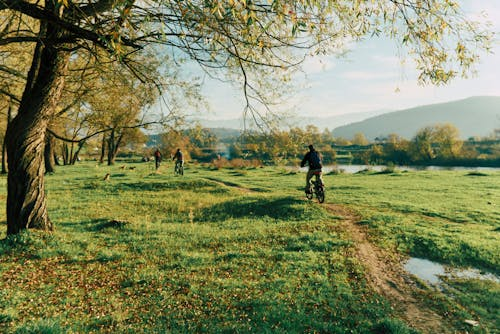
#> input picture images/image2.png, 500 x 334 px
$ python q_5_6.py
#> lines starting #> are read from the running program, lines starting #| are printed output that depends on the picture
import cv2
import numpy as np
import matplotlib.pyplot as plt
import os


# ============================================================
# 1. OWN FILTER2D IMPLEMENTATION (from scratch)
# ============================================================
def filter2d_scratch(image, kernel):
    """
    Simple manual implementation of cv2.filter2D()
    Uses zero padding and convolution.
    """

    img_h, img_w = image.shape
    k_h, k_w = kernel.shape

    pad_h = k_h // 2
    pad_w = k_w // 2

    """ mode="constant" for zero padding
        (In all cases use reflect as this is  the  safest)
        Here pad_h only because 3x3 is a square kernel
    """
    padded = np.pad(image, pad_h, mode="reflect")

    output = np.zeros_like(image, dtype=np.float32)

    # Convolution
    for i in range(img_h):
        for j in range(img_w):
            region = padded[i:i + k_h, j:j + k_w]
            output[i, j] = np.sum(region * kernel)

    # Clip values to valid range
    output = np.clip(output, 0, 255)

    return output.astype(np.uint8)


# ============================================================
# 2. KERNEL DEFINITIONS
# ============================================================

def get_kernels():
    # Average kernel
    avg = np.ones((3, 3)) / 9

    # Sobel
    sobel_x = np.array([[-1, 0, 1],
                        [-2, 0, 2],
                        [-1, 0, 1]])

    sobel_y = np.array([[-1, -2, -1],
                        [0, 0, 0],
                        [1, 2, 1]])

    # Prewitt
    prewitt_x = np.array([[-1, 0, 1],
                          [-1, 0, 1],
                          [-1, 0, 1]])

    prewitt_y = np.array([[-1, -1, -1],
                          [0, 0, 0],
                          [1, 1, 1]])

    # Scharr
    scharr_x = np.array([[-3, 0, 3],
                         [-10, 0, 10],
                         [-3, 0, 3]])

    scharr_y = np.array([[-3, -10, -3],
                         [0, 0, 0],
                         [3, 10, 3]])

    # Laplace
    laplace = np.array([[0, 1, 0],
                        [1, -4, 1],
                        [0, 1, 0]])

    # -------- 4 Custom Kernels --------
    sharpen = np.array([[0, -1, 0],
                        [-1, 5, -1],
                        [0, -1, 0]])

    emboss = np.array([[-2, -1, 0],
                       [-1, 1, 1],
                       [0, 1, 2]])

    edge_enhance = np.array([[0, 0, 0],
                             [-1, 1, 0],
                             [0, 0, 0]])

    box_blur_5 = np.ones((5, 5)) / 25

    return {
        "Average": avg,
        "Sobel X": sobel_x,
        "Sobel Y": sobel_y,
        "Prewitt X": prewitt_x,
        "Prewitt Y": prewitt_y,
        "Scharr X": scharr_x,
        "Scharr Y": scharr_y,
        "Laplace": laplace,
        "Sharpen (custom)": sharpen,
        "Emboss (custom)": emboss,
        "Edge Enhance (custom)": edge_enhance,
        "Box Blur 5x5 (custom)": box_blur_5,
    }


# ============================================================
# 3. APPLY OPENCV FILTERS
# ============================================================
def apply_opencv_filters(image, kernels):
    results = {}

    for name, kernel in kernels.items():

        # Skip custom kernels for built-in requirement
        if "custom" in name.lower() or "Box Blur" in name:
            continue

        filtered = cv2.filter2D(image, -1, kernel)
        results[name] = filtered

    return results


# ============================================================
# 4. APPLY SCRATCH FILTERS
# ============================================================
def apply_scratch_filters(image, kernels):
    results = {}

    for name, kernel in kernels.items():
        filtered = filter2d_scratch(image, kernel)
        results[name] = filtered

    return results


# ============================================================
# 5. DISPLAY & SAVE RESULTS
# ============================================================
def show_results(title, images_dict, original):
    os.makedirs("output_images", exist_ok=True)

    total = len(images_dict) + 1
    cols = 4
    rows = int(np.ceil(total / cols))

    plt.figure(figsize=(12, 3 * rows))

    # Original image
    plt.subplot(rows, cols, 1)
    plt.imshow(original, cmap="gray")
    plt.title("Original")
    plt.axis("off")

    # Filtered images
    for i, (name, img) in enumerate(images_dict.items(), start=2):
        plt.subplot(rows, cols, i)
        plt.imshow(img, cmap="gray")
        plt.title(name)
        plt.axis("off")

    plt.tight_layout()
    plt.savefig(f"output_images/{title}.png")
    plt.close()

    print(f"{title} saved.")


# ============================================================
# 6. MAIN FUNCTION
# ============================================================
def main():

    image = cv2.imread("images/image2.png", cv2.IMREAD_GRAYSCALE)
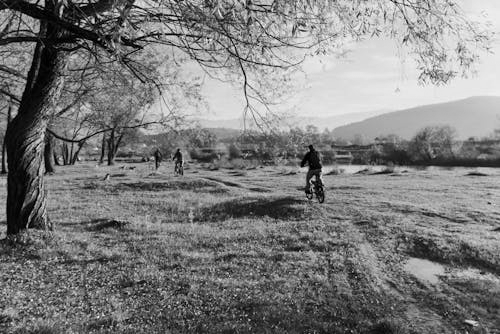
#> image: shape (334, 500); min 0, max 253, mean 125.4

    if image is None:
        print("Error: Image not found.")
        return

    kernels = get_kernels()

    # ----- Part 1: OpenCV filtering -----
    opencv_results = apply_opencv_filters(image, kernels)
#> the loop in apply_opencv_filters, `for name, kernel in kernels.items():` made 12 passes
#> pass 1, in apply_opencv_filters, `filtered = cv2.filter2D(image, -1, kernel)`:
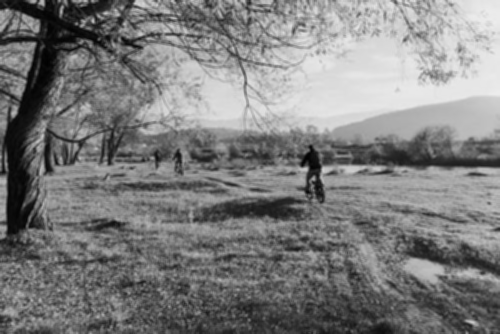
#> filtered: shape (334, 500); min 1, max 236, mean 125.4
#> pass 2, in apply_opencv_filters, `filtered = cv2.filter2D(image, -1, kernel)`:
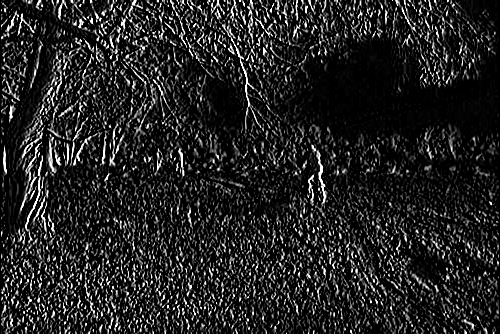
#> filtered: shape (334, 500); min 0, max 255, mean 35.6
#> pass 3, in apply_opencv_filters, `filtered = cv2.filter2D(image, -1, kernel)`:
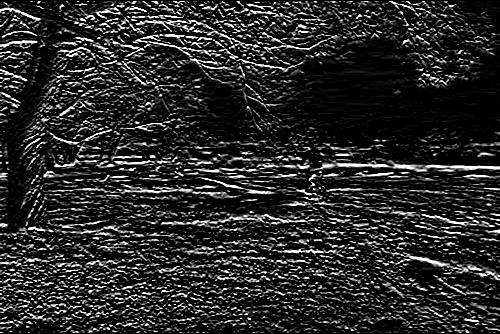
#> filtered: shape (334, 500); min 0, max 255, mean 41
#> after the loop in apply_opencv_filters, `for name, kernel in kernels.items():`: results = 8 items
#> opencv_results = 8 items
    show_results("opencv_filters", opencv_results, image)
#> in show_results, `total = len(images_dict) + 1`: total = 9
#> in show_results, `rows = int(np.ceil(total / cols))`: rows = 3
#> the loop in show_results, `for i, (name, img) in enumerate(images_dict.items(), start=2):` made 8 passes
#> name on passes 1 to 8: 'Average', 'Sobel X', 'Sobel Y', 'Prewitt X', 'Prewitt Y', 'Scharr X', 'Scharr Y', 'Laplace'
#> in show_results, `plt.savefig(f"output_images/{title}.png")`:
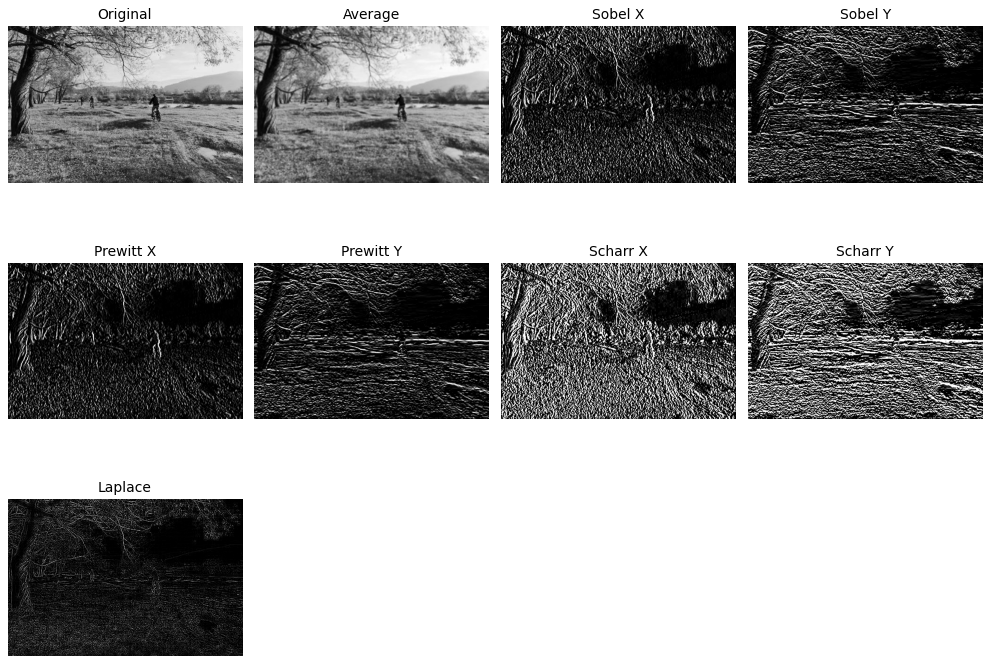
#> figure drawn by matplotlib, 9 panels

    # ----- Part 2: Scratch filtering -----
    scratch_results = apply_scratch_filters(image, kernels)
#> the loop in apply_scratch_filters, `for name, kernel in kernels.items():` made 12 passes
#> pass 1, in filter2d_scratch, `padded = np.pad(image, pad_h, mode="reflect")`:
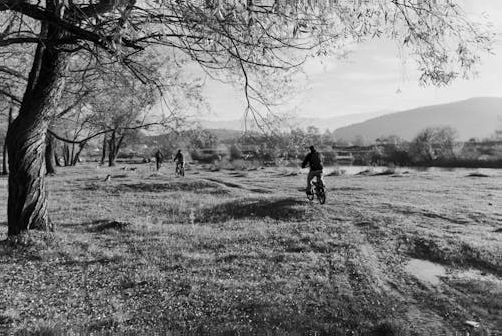
#> padded: shape (336, 502); min 0, max 253, mean 125.3
#> after the loop in apply_scratch_filters, `for name, kernel in kernels.items():`: results = 12 items
#> scratch_results = 12 items
    show_results("scratch_filters", scratch_results, image)
#> call 2 of show_results, with title = 'scratch_filters'
#> in show_results (call 2), `total = len(images_dict) + 1`: total = 13
#> in show_results (call 2), `rows = int(np.ceil(total / cols))`: rows = 4
#> the loop in show_results (call 2), `for i, (name, img) in enumerate(images_dict.items(), start=2):` made 12 passes
#> in show_results (call 2), `plt.savefig(f"output_images/{title}.png")`:
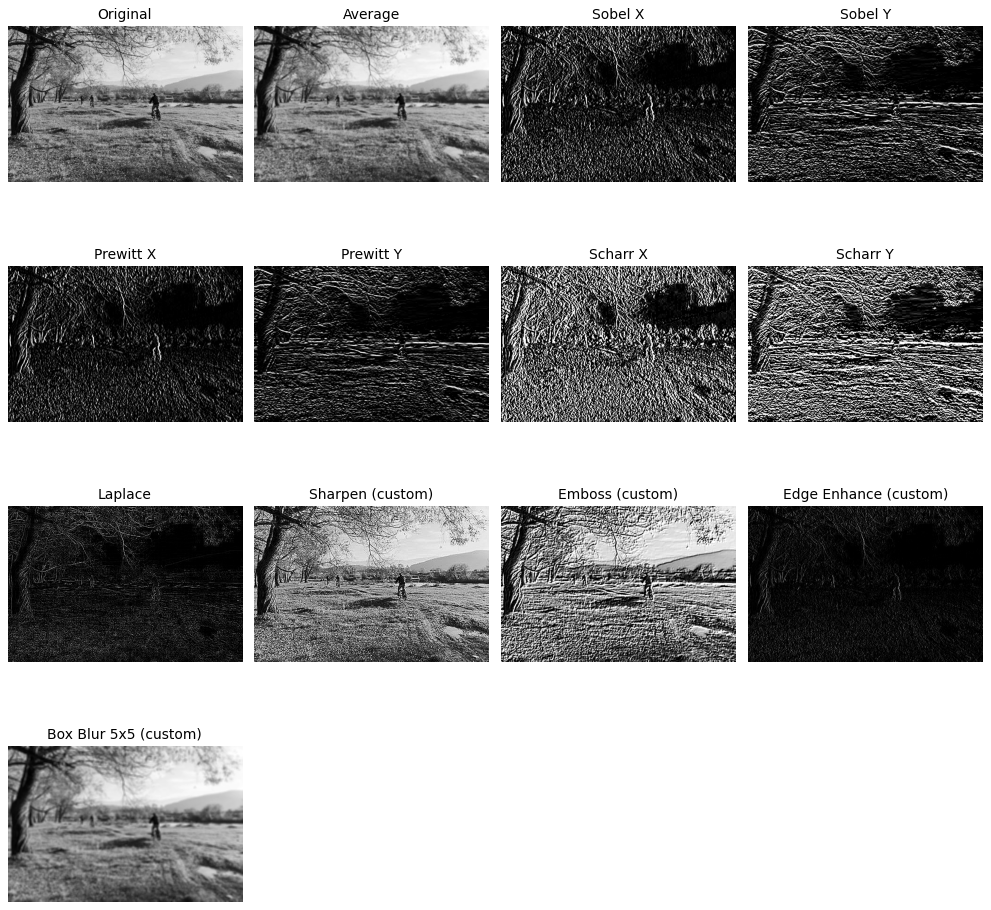
#> figure drawn by matplotlib, 13 panels

    print("\nSpatial filtering experiment completed!")


# ============================================================
# RUN PROGRAM
# ============================================================
if __name__ == "__main__":
    main()
